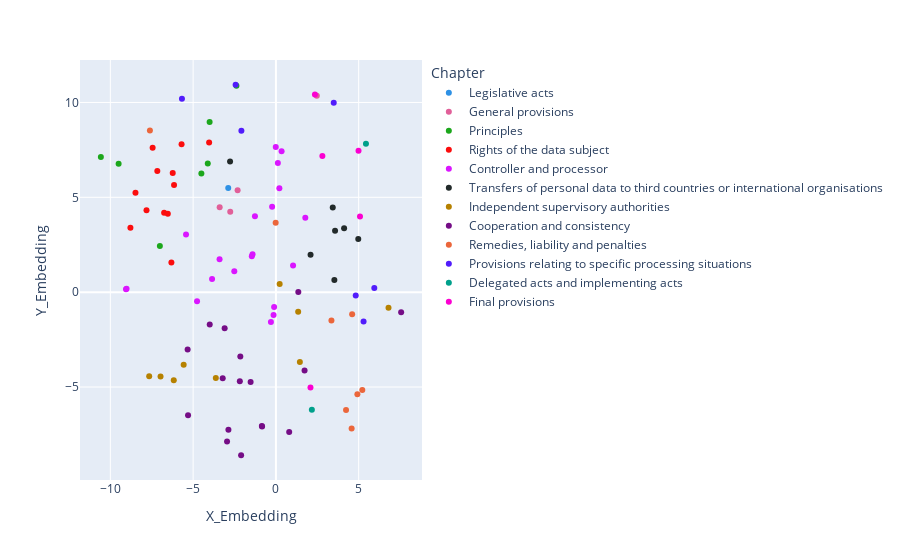

This figure's notebook cell:
### Code cell
tfidf_embeddings = TSNE(n_components=2, learning_rate='auto', init='random', random_state=42).fit_transform(vectors)
tfidf_rep = pd.DataFrame({'Chapter': [i for i in gdpr_clean.keys() for k in gdpr_clean[i].keys()], 
                          'X_Embedding': tfidf_embeddings[:,0],
                          'Y_Embedding': tfidf_embeddings[:,1]})

px.scatter(tfidf_rep, 'X_Embedding', 'Y_Embedding', color='Chapter', color_discrete_sequence=px.colors.qualitative.Dark24)

### Figure 1 — Plotly figure (JSON) as saved in the notebook; plotly's stock layout.template omitted (floating-point values rounded to 4 significant figures)
{"data": [{"hovertemplate": "Chapter=Legislative acts<br>X_Embedding=%{x}<br>Y_Embedding=%{y}<extra></extra>", "legendgroup": "Legislative acts", "marker": {"color": "#2E91E5", "symbol": "circle"}, "mode": "markers", "name": "Legislative acts", "orientation": "v", "showlegend": true, "type": "scatter", "x": [-2.88], "xaxis": "x", "y": [5.493], "yaxis": "y"}, {"hovertemplate": "Chapter=General provisions<br>X_Embedding=%{x}<br>Y_Embedding=%{y}<extra></extra>", "legendgroup": "General provisions", "marker": {"color": "#E15F99", "symbol": "circle"}, "mode": "markers", "name": "General provisions", "orientation": "v", "showlegend": true, "type": "scatter", "x": [2.471, -3.398, -2.759, -2.313], "xaxis": "x", "y": [10.35, 4.473, 4.245, 5.376], "yaxis": "y"}, {"hovertemplate": "Chapter=Principles<br>X_Embedding=%{x}<br>Y_Embedding=%{y}<extra></extra>", "legendgroup": "Principles", "marker": {"color": "#1CA71C", "symbol": "circle"}, "mode": "markers", "name": "Principles", "orientation": "v", "showlegend": true, "type": "scatter", "x": [-2.385, -4.503, -9.501, -10.57, -4.116, -4.005, -7.01], "xaxis": "x", "y": [10.89, 6.254, 6.766, 7.12, 6.777, 8.966, 2.435], "yaxis": "y"}, {"hovertemplate": "Chapter=Rights of the data subject<br>X_Embedding=%{x}<br>Y_Embedding=%{y}<extra></extra>", "legendgroup": "Rights of the data subject", "marker": {"color": "#FB0D0D", "symbol": "circle"}, "mode": "markers", "name": "Rights of the data subject", "orientation": "v", "showlegend": true, "type": "scatter", "x": [-6.313, -6.751, -6.529, -7.816, -8.483, -6.233, -6.153, -8.789, -7.446, -7.163, -5.698, -4.033], "xaxis": "x", "y": [1.569, 4.185, 4.136, 4.323, 5.243, 6.276, 5.655, 3.392, 7.617, 6.383, 7.802, 7.891], "yaxis": "y"}, {"hovertemplate": "Chapter=Controller and processor<br>X_Embedding=%{x}<br>Y_Embedding=%{y}<extra></extra>", "legendgroup": "Controller and processor", "marker": {"color": "#DA16FF", "symbol": "circle"}, "mode": "markers", "name": "Controller and processor", "orientation": "v", "showlegend": true, "type": "scatter", "x": [0.3434, -0.007967, -5.429, -1.266, -0.229, 0.209, 1.776, -4.764, 0.1176, -9.055, -9.02, -3.404, -3.856, -1.411, -1.456, -2.514, 1.036, -0.142, -0.1087, -0.3021], "xaxis": "x", "y": [7.427, 7.654, 3.042, 3.997, 4.508, 5.475, 3.918, -0.4793, 6.806, 0.1492, 0.174, 1.738, 0.6969, 1.992, 1.886, 1.103, 1.4, -1.208, -0.7858, -1.578], "yaxis": "y"}, {"hovertemplate": "Chapter=Transfers of personal data to third countries or international organisations<br>X_Embedding=%{x}<br>Y_Embedding=%{y}<extra></extra>", "legendgroup": "Transfers of personal data to third countries or international organisations", "marker": {"color": "#222A2A", "symbol": "circle"}, "mode": "markers", "name": "Transfers of personal data to third countries or international organisations", "orientation": "v", "showlegend": true, "type": "scatter", "x": [4.119, 3.573, 2.093, 3.53, 4.975, -2.768, 3.433], "xaxis": "x", "y": [3.369, 3.232, 1.972, 0.6393, 2.798, 6.884, 4.461], "yaxis": "y"}, {"hovertemplate": "Chapter=Independent supervisory authorities<br>X_Embedding=%{x}<br>Y_Embedding=%{y}<extra></extra>", "legendgroup": "Independent supervisory authorities", "marker": {"color": "#B68100", "symbol": "circle"}, "mode": "markers", "name": "Independent supervisory authorities", "orientation": "v", "showlegend": true, "type": "scatter", "x": [6.801, -6.17, -7.654, -6.969, -5.572, -3.629, 0.2267, 1.345, 1.447], "xaxis": "x", "y": [-0.8274, -4.651, -4.43, -4.449, -3.823, -4.522, 0.4283, -1.036, -3.677], "yaxis": "y"}, {"hovertemplate": "Chapter=Cooperation and consistency<br>X_Embedding=%{x}<br>Y_Embedding=%{y}<extra></extra>", "legendgroup": "Cooperation and consistency", "marker": {"color": "#750D86", "symbol": "circle"}, "mode": "markers", "name": "Cooperation and consistency", "orientation": "v", "showlegend": true, "type": "scatter", "x": [-3.214, -3.998, -5.333, 7.565, -1.528, -2.179, -2.149, -3.096, -0.8368, -5.307, 1.353, 1.73, -2.102, -2.952, -2.868, -0.8492, 0.8022], "xaxis": "x", "y": [-4.539, -1.708, -3.029, -1.055, -4.744, -4.693, -3.389, -1.904, -7.082, -6.486, 0.004863, -4.135, -8.599, -7.872, -7.261, -7.057, -7.376], "yaxis": "y"}, {"hovertemplate": "Chapter=Remedies, liability and penalties<br>X_Embedding=%{x}<br>Y_Embedding=%{y}<extra></extra>", "legendgroup": "Remedies, liability and penalties", "marker": {"color": "#EB663B", "symbol": "circle"}, "mode": "markers", "name": "Remedies, liability and penalties", "orientation": "v", "showlegend": true, "type": "scatter", "x": [5.218, 4.922, 4.236, -7.611, 4.574, -0.0147, 3.354, 4.605], "xaxis": "x", "y": [-5.153, -5.38, -6.214, 8.521, -7.193, 3.655, -1.495, -1.16], "yaxis": "y"}, {"hovertemplate": "Chapter=Provisions relating to specific processing situations<br>X_Embedding=%{x}<br>Y_Embedding=%{y}<extra></extra>", "legendgroup": "Provisions relating to specific processing situations", "marker": {"color": "#511CFB", "symbol": "circle"}, "mode": "markers", "name": "Provisions relating to specific processing situations", "orientation": "v", "showlegend": true, "type": "scatter", "x": [5.943, -5.676, -2.084, 4.822, -2.434, 5.295, 3.492], "xaxis": "x", "y": [0.2214, 10.2, 8.513, -0.1783, 10.93, -1.55, 9.99], "yaxis": "y"}, {"hovertemplate": "Chapter=Delegated acts and implementing acts<br>X_Embedding=%{x}<br>Y_Embedding=%{y}<extra></extra>", "legendgroup": "Delegated acts and implementing acts", "marker": {"color": "#00A08B", "symbol": "circle"}, "mode": "markers", "name": "Delegated acts and implementing acts", "orientation": "v", "showlegend": true, "type": "scatter", "x": [2.171, 5.439], "xaxis": "x", "y": [-6.203, 7.83], "yaxis": "y"}, {"hovertemplate": "Chapter=Final provisions<br>X_Embedding=%{x}<br>Y_Embedding=%{y}<extra></extra>", "legendgroup": "Final provisions", "marker": {"color": "#FB00D1", "symbol": "circle"}, "mode": "markers", "name": "Final provisions", "orientation": "v", "showlegend": true, "type": "scatter", "x": [4.99, 2.807, 5.079, 2.089, 2.357], "xaxis": "x", "y": [7.454, 7.179, 3.987, -5.031, 10.42], "yaxis": "y"}], "layout": {"legend": {"title": {"text": "Chapter"}, "tracegroupgap": 0}, "margin": {"t": 60}, "xaxis": {"anchor": "y", "domain": [0, 1], "title": {"text": "X_Embedding"}}, "yaxis": {"anchor": "x", "domain": [0, 1], "title": {"text": "Y_Embedding"}}}}
